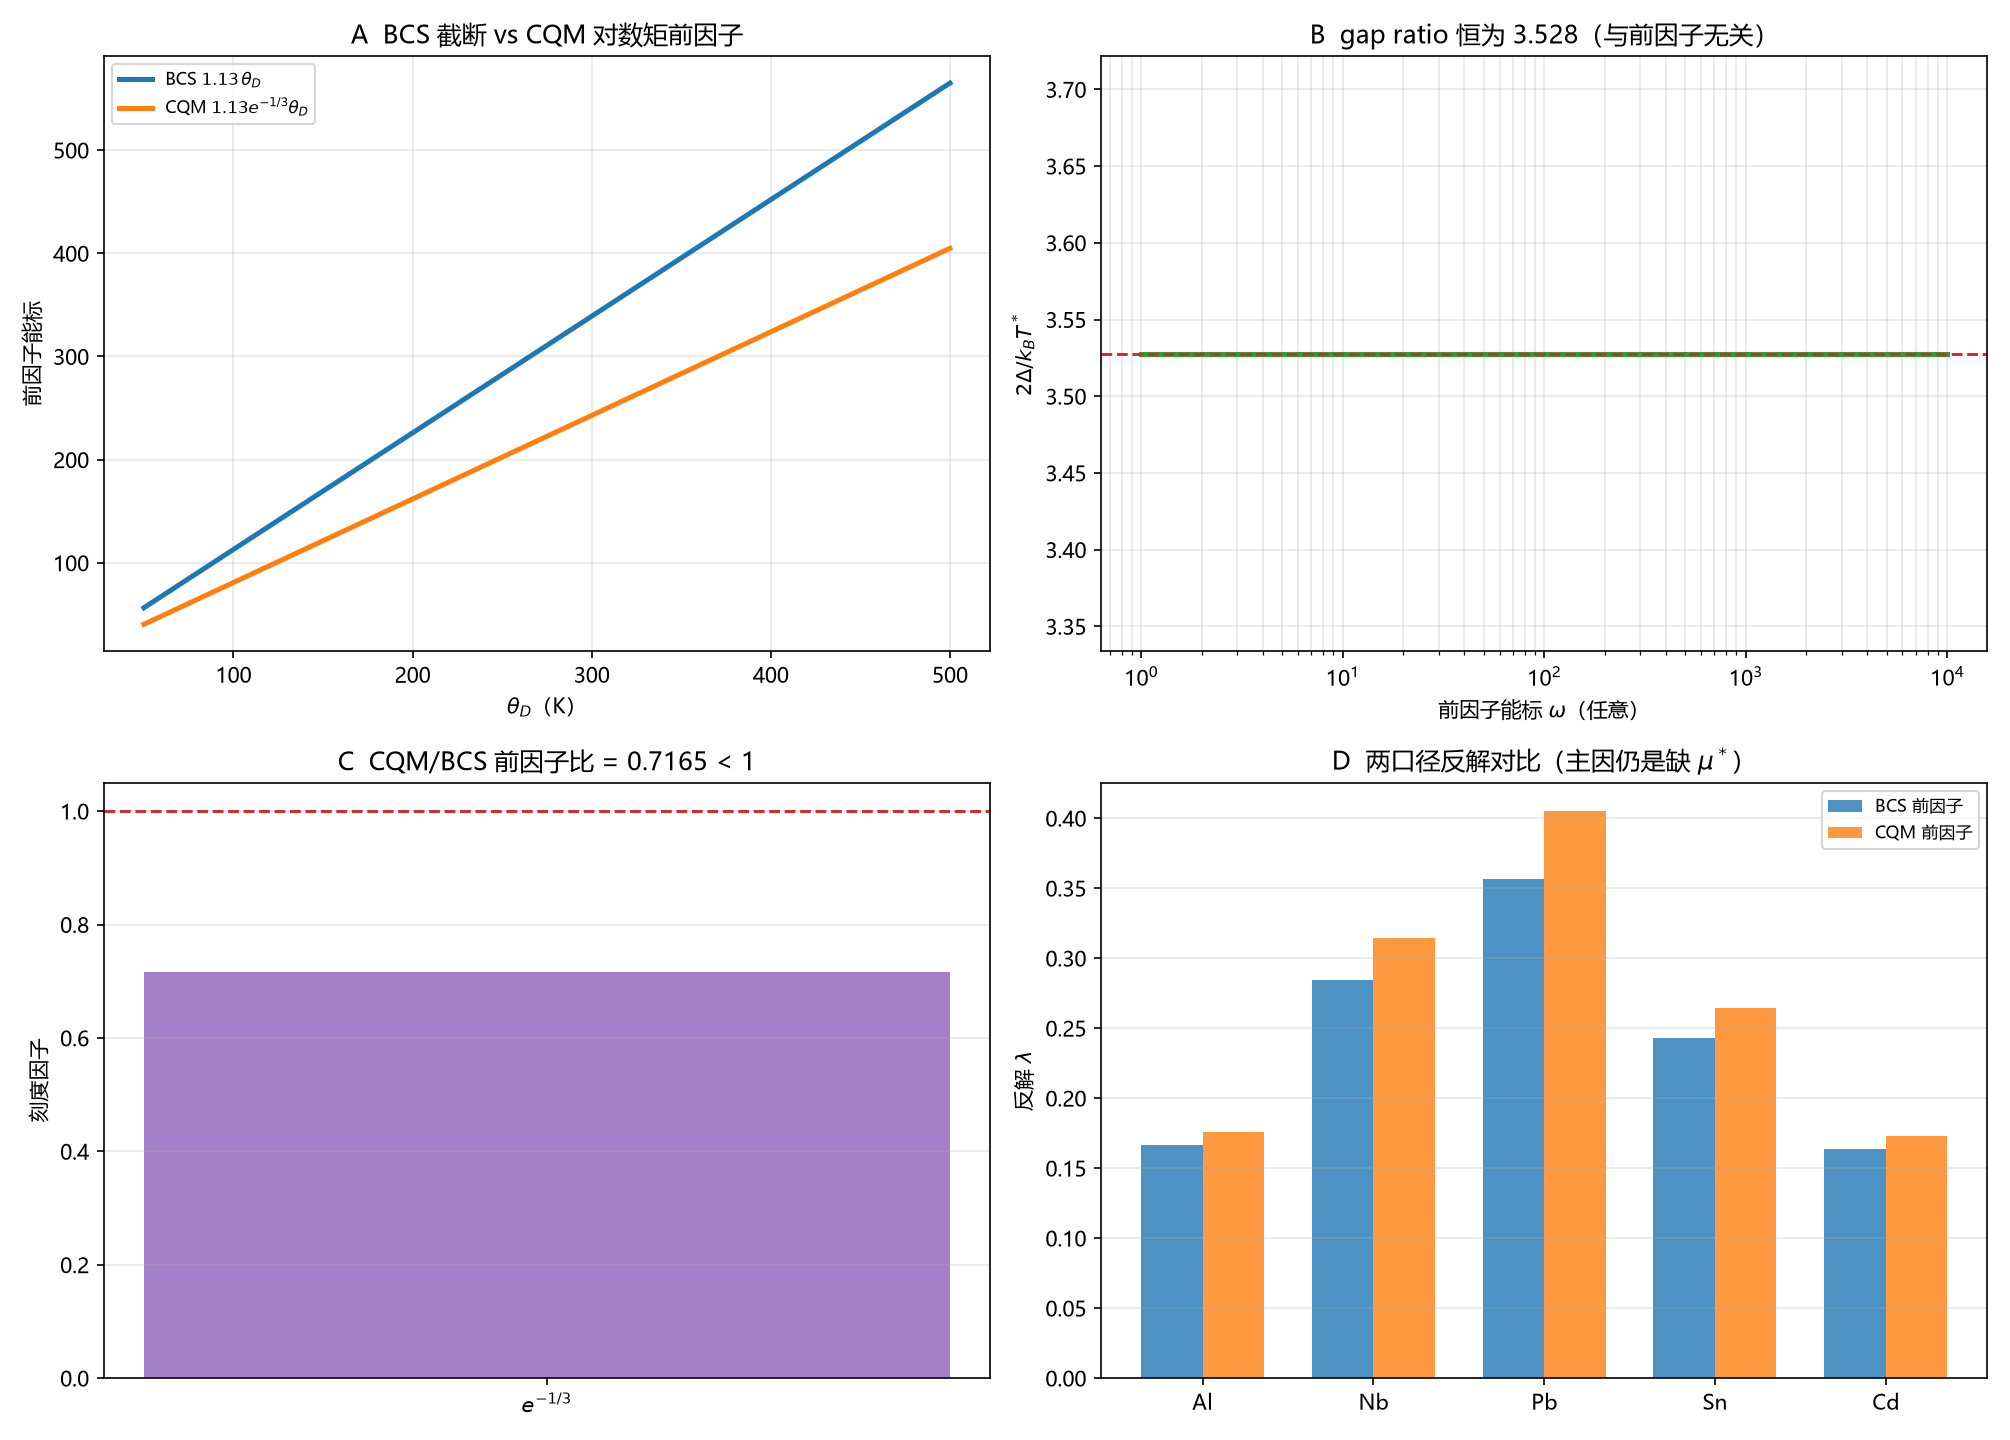

Source code (Python):
# -*- coding: utf-8 -*-
"""
1.13 系数与 omega_log 对数矩口径核查的数值核对（非拟合）。

四面板：
A BCS 前因子 1.13*omega_D vs CQM 1.13*e^{-1/3}*omega_D（差 e^{-1/3}）；
B gap ratio 2pi/e^gamma 与前因子频率无关（扫 omega 恒 3.528）；
C e^{-1/3} 刻度因子 < 1；
D V2 反解 lambda 用两口径的对比（显示差异小，主因是 mu* 缺失）。
"""

import csv
import os
from math import pi, exp, log

import numpy as np
import matplotlib
matplotlib.use("Agg")
import matplotlib.pyplot as plt

plt.rcParams["font.sans-serif"] = ["Microsoft YaHei", "SimHei", "DejaVu Sans"]
plt.rcParams["axes.unicode_minus"] = False

HERE = os.path.dirname(os.path.abspath(__file__))
OUT_PNG = os.path.join(HERE, "环目标_113系数口径.png")
OUT_CSV = os.path.join(HERE, "环目标_113系数口径.csv")

GAMMA = 0.5772156649
RATIO = 2 * pi / exp(GAMMA)
FACTOR = exp(-1 / 3)

# Webb 2015 Table III 子集
DATA = [("Al", 1.18, 428), ("Nb", 9.25, 275), ("Pb", 7.2, 105),
        ("Sn", 3.7, 200), ("Cd", 0.52, 209)]


def main():
    rows = []
    Ths = np.linspace(50, 500, 200)
    pref_bcs = 1.13 * Ths
    pref_cqm = 1.13 * FACTOR * Ths
    print(f"A 前因子: BCS=1.13*theta_D, CQM=1.13*e^(-1/3)*theta_D (e^(-1/3)={FACTOR:.4f})")
    for th, b, c in zip(Ths[::50], pref_bcs[::50], pref_cqm[::50]):
        rows.append(("prefactor", th, b, c, np.nan))

    # B gap ratio 与前因子无关
    print(f"\nB gap ratio 2pi/e^gamma = {RATIO:.4f}（与前因子 omega 无关）")
    omegas = np.logspace(0, 4, 200)  # 任意前因子能标
    for w in omegas[::40]:
        rows.append(("ratio", w, RATIO, RATIO, np.nan))

    # C 刻度因子
    print(f"C e^(-1/3) = {FACTOR:.4f} < 1")
    rows.append(("scale", 0, FACTOR, 1.0, np.nan))

    # D V2 反解两口径
    print("\nD V2 反解 lambda（BCS 前因子 1.13 vs CQM 1.13*e^{-1/3}）")
    print(f"{'元素':<4}{'lam_BCS前因子':>14}{'lam_CQM前因子':>14}")
    for name, tc, th in DATA:
        inv_bcs = log(1.13 * th / tc)
        inv_cqm = log(1.13 * FACTOR * th / tc)
        lb, lc = 1 / inv_bcs, 1 / inv_cqm
        print(f"{name:<4}{lb:>14.4f}{lc:>14.4f}")
        rows.append(("inverse", tc, lb, lc, f"{name}|{th}"))
    print("  差异约 e^{-1/3} 平移，远小于缺 mu* 造成的差距（Eliashberg lam 更大）")

    with open(OUT_CSV, "w", newline="", encoding="utf-8-sig") as fh:
        wr = csv.writer(fh)
        wr.writerow(["kind", "x", "y", "y_ref", "extra"])
        wr.writerows(rows)

    fig, ax = plt.subplots(2, 2, figsize=(13.4, 9.6))

    ax[0, 0].plot(Ths, pref_bcs, lw=2.4, color="tab:blue", label=r"BCS $1.13\,\theta_D$")
    ax[0, 0].plot(Ths, pref_cqm, lw=2.4, color="tab:orange",
                  label=r"CQM $1.13e^{-1/3}\theta_D$")
    ax[0, 0].set_xlabel(r"$\theta_D$（K）")
    ax[0, 0].set_ylabel("前因子能标")
    ax[0, 0].set_title("A  BCS 截断 vs CQM 对数矩前因子")
    ax[0, 0].legend(fontsize=8)
    ax[0, 0].grid(alpha=0.3)

    ax[0, 1].semilogx(omegas, [RATIO] * len(omegas), lw=2.4, color="tab:green")
    ax[0, 1].axhline(RATIO, color="tab:red", ls="--", lw=1.4)
    ax[0, 1].set_xlabel(r"前因子能标 $\omega$（任意）")
    ax[0, 1].set_ylabel(r"$2\Delta/k_BT^*$")
    ax[0, 1].set_title(f"B  gap ratio 恒为 {RATIO:.3f}（与前因子无关）")
    ax[0, 1].grid(alpha=0.3, which="both")

    ax[1, 0].bar(["$e^{-1/3}$"], [FACTOR], color="tab:purple", alpha=0.85, width=0.4)
    ax[1, 0].axhline(1, color="tab:red", ls="--", lw=1.4)
    ax[1, 0].set_ylabel("刻度因子")
    ax[1, 0].set_title(f"C  CQM/BCS 前因子比 = {FACTOR:.4f} < 1")
    ax[1, 0].grid(alpha=0.3, axis="y")

    names = [d[0] for d in DATA]
    bs = [1 / log(1.13 * d[2] / d[1]) for d in DATA]
    cs = [1 / log(1.13 * FACTOR * d[2] / d[1]) for d in DATA]
    x = np.arange(len(names))
    ax[1, 1].bar(x - 0.18, bs, 0.36, label="BCS 前因子", color="tab:blue", alpha=0.8)
    ax[1, 1].bar(x + 0.18, cs, 0.36, label="CQM 前因子", color="tab:orange", alpha=0.8)
    ax[1, 1].set_xticks(x)
    ax[1, 1].set_xticklabels(names)
    ax[1, 1].set_ylabel("反解 $\\lambda$")
    ax[1, 1].set_title("D  两口径反解对比（主因仍是缺 $\\mu^*$）")
    ax[1, 1].legend(fontsize=8)
    ax[1, 1].grid(alpha=0.3, axis="y")

    fig.tight_layout()
    fig.savefig(OUT_PNG, dpi=150)
    plt.close(fig)
    print("\nsaved:", OUT_PNG)
    print("saved:", OUT_CSV)


if __name__ == "__main__":
    main()
